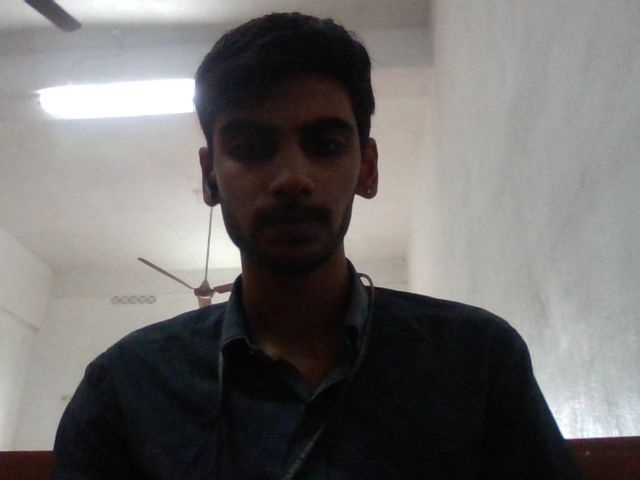
#> input picture backend/data/test/sai_teja/sai_teja_001.jpg, 640 x 480 px
$ python -i night_vision.py   (imports and definitions only)
#> lines starting #> are read from the running program, lines starting #| are printed output that depends on the picture
### backend/config.py
#config.py
import os
from dotenv import load_dotenv

load_dotenv()

class Config:
    # Flask
    SECRET_KEY = os.getenv('SECRET_KEY', 'change-this-secret-key')
    FLASK_HOST = os.getenv('FLASK_HOST', '0.0.0.0')
    FLASK_PORT = int(os.getenv('FLASK_PORT', 5000))
    FLASK_DEBUG = os.getenv('FLASK_DEBUG', 'False').lower() == 'true'

    # Database
    DATABASE_PATH = 'security.db'

    # Email
    EMAIL_ADDRESS = os.getenv('EMAIL_ADDRESS', '')
    EMAIL_PASSWORD = os.getenv('EMAIL_PASSWORD', '')
    ALERT_RECIPIENT = os.getenv('ALERT_RECIPIENT', '')
    SMTP_SERVER = 'smtp.gmail.com'
    SMTP_PORT = 587

    # Paths
    DATA_DIR = 'data'
    TRAIN_DIR = os.path.join(DATA_DIR, 'train')
    TEST_DIR = os.path.join(DATA_DIR, 'test')
    INTRUDERS_DIR = os.path.join(DATA_DIR, 'intruders')
    MODELS_DIR = 'models'
    TRAINED_MODELS_DIR = os.path.join(MODELS_DIR, 'trained')
    PRETRAINED_MODELS_DIR = os.path.join(MODELS_DIR, 'pretrained')
    HAARCASCADES_DIR = 'haarcascades'
    STATIC_DIR = 'static'
    AUDIO_DIR = os.path.join(STATIC_DIR, 'audio')
    LOGS_DIR = 'logs'

    # Detection
    FACE_CONFIDENCE_THRESHOLD = float(os.getenv('FACE_CONFIDENCE_THRESHOLD', 0.6))
    INTRUDER_ALERT_COOLDOWN = int(os.getenv('INTRUDER_ALERT_COOLDOWN', 30))

    # Night Mode
    NIGHT_MODE_START = int(os.getenv('NIGHT_MODE_START', 22))
    NIGHT_MODE_END = int(os.getenv('NIGHT_MODE_END', 6))

    # Storage
    MAX_INTRUDER_IMAGES = int(os.getenv('MAX_INTRUDER_IMAGES', 1000))
    AUTO_DELETE_DAYS = int(os.getenv('AUTO_DELETE_DAYS', 30))

    # Image Settings
    FACE_SIZE = (160, 160)
    FRAME_WIDTH = 640
    FRAME_HEIGHT = 480

    @classmethod
    def ensure_dirs(cls):
        """Create all required directories"""
        dirs = [
            cls.DATA_DIR, cls.TRAIN_DIR, cls.TEST_DIR, cls.INTRUDERS_DIR,
            cls.MODELS_DIR, cls.TRAINED_MODELS_DIR, cls.PRETRAINED_MODELS_DIR,
            cls.HAARCASCADES_DIR, cls.STATIC_DIR, cls.AUDIO_DIR, cls.LOGS_DIR
        ]
        for d in dirs:
            os.makedirs(d, exist_ok=True)
#> further down, picture is the input picture: shape (480, 640, 3); mean B, G, R 107.7, 108.9, 111

Config.ensure_dirs()

### backend/services/night_vision.py
#night_vision.py
import cv2
import numpy as np
from datetime import datetime
from config import Config

class NightVisionService:
    def __init__(self):
        self.is_night_mode = False
        self.auto_mode = True
        self.brightness_threshold = 50

    def is_low_light(self, frame):
        """Check if frame is in low light conditions"""
        gray = cv2.cvtColor(frame, cv2.COLOR_BGR2GRAY)
        brightness = np.mean(gray)
        return brightness < self.brightness_threshold

    # [4 lines left out: function should_enable_night_mode, not called in this run]

    def enhance(self, frame):
        """Apply night vision enhancement"""
        if frame is None:
            return None

        # Method 1: CLAHE enhancement
        enhanced = self._clahe_enhance(frame)

        # Check if still too dark
        if self.is_low_light(enhanced):
            # Method 2: Gamma correction
            enhanced = self._gamma_correction(enhanced, gamma=2.0)

        # Still dark? Apply more aggressive enhancement
        if self.is_low_light(enhanced):
            enhanced = self._aggressive_enhance(enhanced)

        return enhanced

    def _clahe_enhance(self, frame):
        """CLAHE enhancement"""
        lab = cv2.cvtColor(frame, cv2.COLOR_BGR2LAB)
#> lab: shape (480, 640, 3); mean of channels 0, 1, 2 112.6, 128.8, 128.9
        l, a, b = cv2.split(lab)
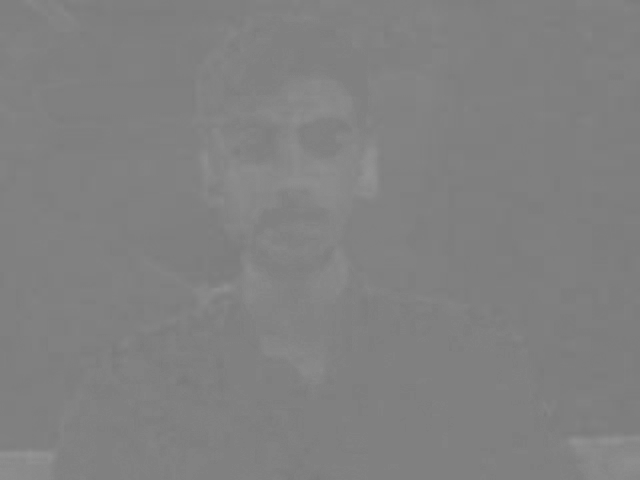
#> a: shape (480, 640); min 121, max 148, mean 128.8

        clahe = cv2.createCLAHE(clipLimit=3.0, tileGridSize=(8, 8))
        l = clahe.apply(l)
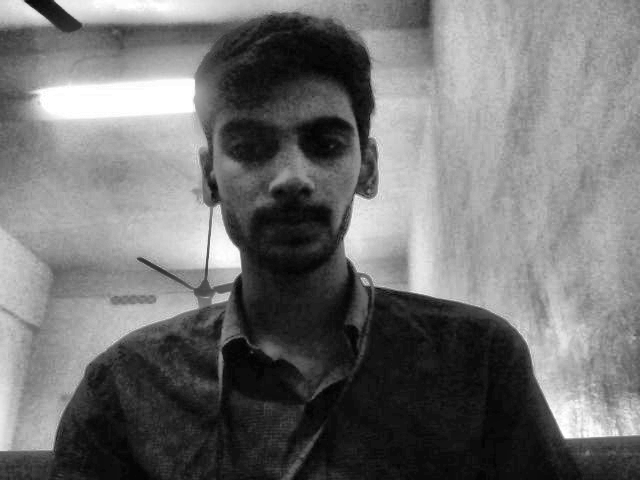
#> l: shape (480, 640); min 1, max 255, mean 113.8

        enhanced = cv2.merge([l, a, b])
#> enhanced: shape (480, 640, 3); mean of channels 0, 1, 2 113.8, 128.8, 128.9
        enhanced = cv2.cvtColor(enhanced, cv2.COLOR_LAB2BGR)

        return enhanced

    # [49 lines left out: functions _gamma_correction, _aggressive_enhance, apply_thermal_effect, flash_screen, not called in this run]

>>> import cv2
>>> picture = cv2.imread('../data/test/sai_teja/sai_teja_001.jpg')
>>> result = NightVisionService().enhance(picture)
#> in is_low_light, `brightness = np.mean(gray)`: brightness = 109.7
